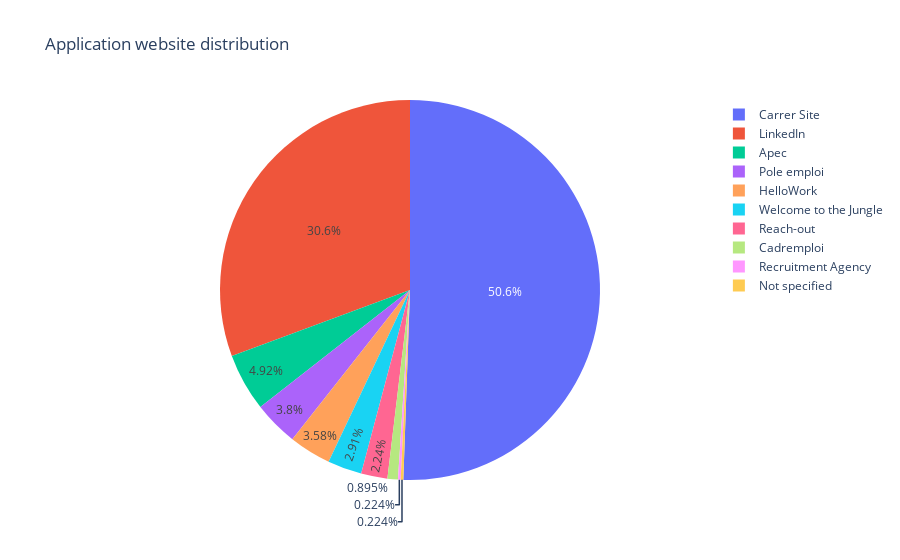

Here is the notebook cell this chart was saved with:
### Markdown cell above
#### Application sources

### Code cell
source_counts = df_jsa_10_2023_p["source"].value_counts()

px.pie(values=source_counts.values, names=source_counts.index,
       title="Application website distribution")

### Figure 1 — Plotly figure (JSON) as saved in the notebook; plotly's stock layout.template omitted (floating-point values rounded to 4 significant figures)
{"data": [{"domain": {"x": [0, 1], "y": [0, 1]}, "hovertemplate": "label=%{label}<br>value=%{value}<extra></extra>", "labels": ["Carrer Site", "LinkedIn", "Apec", "Pole emploi", "HelloWork", "Welcome to the Jungle", "Reach-out", "Cadremploi", "Recruitment Agency", "Not specified"], "legendgroup": "", "name": "", "showlegend": true, "type": "pie", "values": [226, 137, 22, 17, 16, 13, 10, 4, 1, 1]}], "layout": {"legend": {"tracegroupgap": 0}, "title": {"text": "Application website distribution"}}}
